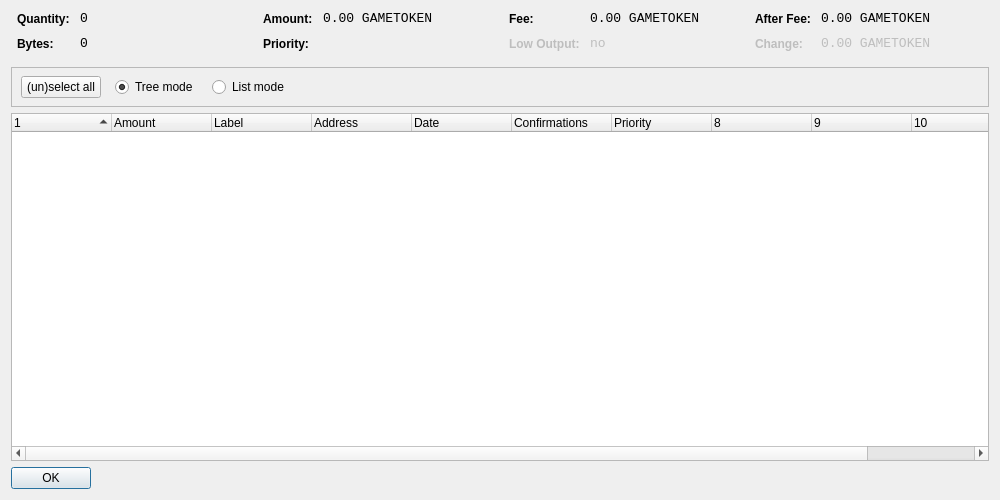
<?xml version="1.0" encoding="UTF-8"?>
<ui version="4.0">
 <class>CoinControlDialog</class>
 <widget class="QDialog" name="CoinControlDialog">
  <property name="geometry">
   <rect>
    <x>0</x>
    <y>0</y>
    <width>1000</width>
    <height>500</height>
   </rect>
  </property>
  <property name="windowTitle">
   <string>Coin Control</string>
  </property>
  <layout class="QVBoxLayout" name="verticalLayout">
   <item>
    <layout class="QHBoxLayout" name="horizontalLayoutTop" stretch="0,0,0,0">
     <property name="topMargin">
      <number>0</number>
     </property>
     <property name="bottomMargin">
      <number>10</number>
     </property>
     <item>
      <layout class="QFormLayout" name="formLayoutCoinControl1">
       <property name="horizontalSpacing">
        <number>10</number>
       </property>
       <property name="verticalSpacing">
        <number>10</number>
       </property>
       <property name="leftMargin">
        <number>6</number>
       </property>
       <property name="rightMargin">
        <number>6</number>
       </property>
       <item row="0" column="0">
        <widget class="QLabel" name="labelCoinControlQuantityText">
         <property name="styleSheet">
          <string notr="true">font-weight:bold;</string>
         </property>
         <property name="text">
          <string>Quantity:</string>
         </property>
        </widget>
       </item>
       <item row="0" column="1">
        <widget class="QLabel" name="labelCoinControlQuantity">
         <property name="font">
          <font>
           <family>Monospace</family>
           <pointsize>10</pointsize>
          </font>
         </property>
         <property name="cursor">
          <cursorShape>IBeamCursor</cursorShape>
         </property>
         <property name="contextMenuPolicy">
          <enum>Qt::ActionsContextMenu</enum>
         </property>
         <property name="text">
          <string notr="true">0</string>
         </property>
         <property name="textInteractionFlags">
          <set>Qt::LinksAccessibleByMouse|Qt::TextSelectableByKeyboard|Qt::TextSelectableByMouse</set>
         </property>
        </widget>
       </item>
       <item row="1" column="0">
        <widget class="QLabel" name="labelCoinControlBytesText">
         <property name="styleSheet">
          <string notr="true">font-weight:bold;</string>
         </property>
         <property name="text">
          <string>Bytes:</string>
         </property>
        </widget>
       </item>
       <item row="1" column="1">
        <widget class="QLabel" name="labelCoinControlBytes">
         <property name="font">
          <font>
           <family>Monospace</family>
           <pointsize>10</pointsize>
          </font>
         </property>
         <property name="cursor">
          <cursorShape>IBeamCursor</cursorShape>
         </property>
         <property name="contextMenuPolicy">
          <enum>Qt::ActionsContextMenu</enum>
         </property>
         <property name="text">
          <string notr="true">0</string>
         </property>
         <property name="textInteractionFlags">
          <set>Qt::LinksAccessibleByMouse|Qt::TextSelectableByKeyboard|Qt::TextSelectableByMouse</set>
         </property>
        </widget>
       </item>
      </layout>
     </item>
     <item>
      <layout class="QFormLayout" name="formLayoutCoinControl2">
       <property name="horizontalSpacing">
        <number>10</number>
       </property>
       <property name="verticalSpacing">
        <number>10</number>
       </property>
       <property name="leftMargin">
        <number>6</number>
       </property>
       <property name="rightMargin">
        <number>6</number>
       </property>
       <item row="0" column="0">
        <widget class="QLabel" name="labelCoinControlAmountText">
         <property name="styleSheet">
          <string notr="true">font-weight:bold;</string>
         </property>
         <property name="text">
          <string>Amount:</string>
         </property>
        </widget>
       </item>
       <item row="0" column="1">
        <widget class="QLabel" name="labelCoinControlAmount">
         <property name="font">
          <font>
           <family>Monospace</family>
           <pointsize>10</pointsize>
          </font>
         </property>
         <property name="cursor">
          <cursorShape>IBeamCursor</cursorShape>
         </property>
         <property name="contextMenuPolicy">
          <enum>Qt::ActionsContextMenu</enum>
         </property>
         <property name="text">
          <string notr="true">0.00 GAMETOKEN</string>
         </property>
         <property name="textInteractionFlags">
          <set>Qt::LinksAccessibleByMouse|Qt::TextSelectableByKeyboard|Qt::TextSelectableByMouse</set>
         </property>
        </widget>
       </item>
       <item row="1" column="0">
        <widget class="QLabel" name="labelCoinControlPriorityText">
         <property name="styleSheet">
          <string notr="true">font-weight:bold;</string>
         </property>
         <property name="text">
          <string>Priority:</string>
         </property>
        </widget>
       </item>
       <item row="1" column="1">
        <widget class="QLabel" name="labelCoinControlPriority">
         <property name="font">
          <font>
           <family>Monospace</family>
           <pointsize>10</pointsize>
          </font>
         </property>
         <property name="cursor">
          <cursorShape>IBeamCursor</cursorShape>
         </property>
         <property name="contextMenuPolicy">
          <enum>Qt::ActionsContextMenu</enum>
         </property>
         <property name="text">
          <string/>
         </property>
         <property name="textInteractionFlags">
          <set>Qt::LinksAccessibleByMouse|Qt::TextSelectableByKeyboard|Qt::TextSelectableByMouse</set>
         </property>
        </widget>
       </item>
      </layout>
     </item>
     <item>
      <layout class="QFormLayout" name="formLayoutCoinControl3">
       <property name="horizontalSpacing">
        <number>10</number>
       </property>
       <property name="verticalSpacing">
        <number>10</number>
       </property>
       <property name="leftMargin">
        <number>6</number>
       </property>
       <property name="rightMargin">
        <number>6</number>
       </property>
       <item row="0" column="0">
        <widget class="QLabel" name="labelCoinControlFeeText">
         <property name="styleSheet">
          <string notr="true">font-weight:bold;</string>
         </property>
         <property name="text">
          <string>Fee:</string>
         </property>
        </widget>
       </item>
       <item row="0" column="1">
        <widget class="QLabel" name="labelCoinControlFee">
         <property name="font">
          <font>
           <family>Monospace</family>
           <pointsize>10</pointsize>
          </font>
         </property>
         <property name="cursor">
          <cursorShape>IBeamCursor</cursorShape>
         </property>
         <property name="contextMenuPolicy">
          <enum>Qt::ActionsContextMenu</enum>
         </property>
         <property name="text">
          <string notr="true">0.00 GAMETOKEN</string>
         </property>
         <property name="textInteractionFlags">
          <set>Qt::LinksAccessibleByMouse|Qt::TextSelectableByKeyboard|Qt::TextSelectableByMouse</set>
         </property>
        </widget>
       </item>
       <item row="1" column="0">
        <widget class="QLabel" name="labelCoinControlLowOutputText">
         <property name="enabled">
          <bool>false</bool>
         </property>
         <property name="styleSheet">
          <string notr="true">font-weight:bold;</string>
         </property>
         <property name="text">
          <string>Low Output:</string>
         </property>
        </widget>
       </item>
       <item row="1" column="1">
        <widget class="QLabel" name="labelCoinControlLowOutput">
         <property name="enabled">
          <bool>false</bool>
         </property>
         <property name="font">
          <font>
           <family>Monospace</family>
           <pointsize>10</pointsize>
          </font>
         </property>
         <property name="cursor">
          <cursorShape>IBeamCursor</cursorShape>
         </property>
         <property name="contextMenuPolicy">
          <enum>Qt::ActionsContextMenu</enum>
         </property>
         <property name="text">
          <string notr="true">no</string>
         </property>
         <property name="textInteractionFlags">
          <set>Qt::LinksAccessibleByMouse|Qt::TextSelectableByKeyboard|Qt::TextSelectableByMouse</set>
         </property>
        </widget>
       </item>
      </layout>
     </item>
     <item>
      <layout class="QFormLayout" name="formLayoutCoinControl4">
       <property name="horizontalSpacing">
        <number>10</number>
       </property>
       <property name="verticalSpacing">
        <number>10</number>
       </property>
       <property name="leftMargin">
        <number>6</number>
       </property>
       <property name="rightMargin">
        <number>6</number>
       </property>
       <item row="0" column="0">
        <widget class="QLabel" name="labelCoinControlAfterFeeText">
         <property name="styleSheet">
          <string notr="true">font-weight:bold;</string>
         </property>
         <property name="text">
          <string>After Fee:</string>
         </property>
        </widget>
       </item>
       <item row="0" column="1">
        <widget class="QLabel" name="labelCoinControlAfterFee">
         <property name="font">
          <font>
           <family>Monospace</family>
           <pointsize>10</pointsize>
          </font>
         </property>
         <property name="cursor">
          <cursorShape>IBeamCursor</cursorShape>
         </property>
         <property name="contextMenuPolicy">
          <enum>Qt::ActionsContextMenu</enum>
         </property>
         <property name="text">
          <string notr="true">0.00 GAMETOKEN</string>
         </property>
         <property name="textInteractionFlags">
          <set>Qt::LinksAccessibleByMouse|Qt::TextSelectableByKeyboard|Qt::TextSelectableByMouse</set>
         </property>
        </widget>
       </item>
       <item row="1" column="0">
        <widget class="QLabel" name="labelCoinControlChangeText">
         <property name="enabled">
          <bool>false</bool>
         </property>
         <property name="styleSheet">
          <string notr="true">font-weight:bold;</string>
         </property>
         <property name="text">
          <string>Change:</string>
         </property>
        </widget>
       </item>
       <item row="1" column="1">
        <widget class="QLabel" name="labelCoinControlChange">
         <property name="enabled">
          <bool>false</bool>
         </property>
         <property name="font">
          <font>
           <family>Monospace</family>
           <pointsize>10</pointsize>
          </font>
         </property>
         <property name="cursor">
          <cursorShape>IBeamCursor</cursorShape>
         </property>
         <property name="contextMenuPolicy">
          <enum>Qt::ActionsContextMenu</enum>
         </property>
         <property name="text">
          <string notr="true">0.00 GAMETOKEN</string>
         </property>
         <property name="textInteractionFlags">
          <set>Qt::LinksAccessibleByMouse|Qt::TextSelectableByKeyboard|Qt::TextSelectableByMouse</set>
         </property>
        </widget>
       </item>
      </layout>
     </item>
    </layout>
   </item>
   <item>
    <widget class="QFrame" name="frame">
     <property name="minimumSize">
      <size>
       <width>0</width>
       <height>40</height>
      </size>
     </property>
     <property name="frameShape">
      <enum>QFrame::StyledPanel</enum>
     </property>
     <property name="frameShadow">
      <enum>QFrame::Sunken</enum>
     </property>
     <widget class="QWidget" name="horizontalLayoutWidget">
      <property name="geometry">
       <rect>
        <x>10</x>
        <y>0</y>
        <width>781</width>
        <height>41</height>
       </rect>
      </property>
      <layout class="QHBoxLayout" name="horizontalLayoutPanel" stretch="0,0,0,0,0">
       <property name="spacing">
        <number>14</number>
       </property>
       <item>
        <widget class="QPushButton" name="pushButtonSelectAll">
         <property name="sizePolicy">
          <sizepolicy hsizetype="Maximum" vsizetype="Fixed">
           <horstretch>0</horstretch>
           <verstretch>0</verstretch>
          </sizepolicy>
         </property>
         <property name="text">
          <string>(un)select all</string>
         </property>
        </widget>
       </item>
       <item>
        <widget class="QRadioButton" name="radioTreeMode">
         <property name="sizePolicy">
          <sizepolicy hsizetype="Maximum" vsizetype="Fixed">
           <horstretch>0</horstretch>
           <verstretch>0</verstretch>
          </sizepolicy>
         </property>
         <property name="text">
          <string>Tree mode</string>
         </property>
         <property name="checked">
          <bool>true</bool>
         </property>
        </widget>
       </item>
       <item>
        <widget class="QRadioButton" name="radioListMode">
         <property name="sizePolicy">
          <sizepolicy hsizetype="Maximum" vsizetype="Fixed">
           <horstretch>0</horstretch>
           <verstretch>0</verstretch>
          </sizepolicy>
         </property>
         <property name="text">
          <string>List mode</string>
         </property>
        </widget>
       </item>
       <item>
        <spacer name="horizontalSpacer">
         <property name="orientation">
          <enum>Qt::Horizontal</enum>
         </property>
         <property name="sizeHint" stdset="0">
          <size>
           <width>40</width>
           <height>20</height>
          </size>
         </property>
        </spacer>
       </item>
      </layout>
     </widget>
    </widget>
   </item>
   <item>
    <widget class="CoinControlTreeWidget" name="treeWidget">
     <property name="contextMenuPolicy">
      <enum>Qt::CustomContextMenu</enum>
     </property>
     <property name="sortingEnabled">
      <bool>false</bool>
     </property>
     <property name="columnCount">
      <number>11</number>
     </property>
     <attribute name="headerShowSortIndicator" stdset="0">
      <bool>true</bool>
     </attribute>
     <attribute name="headerStretchLastSection">
      <bool>false</bool>
     </attribute>
     <column>
      <property name="text">
       <string/>
      </property>
     </column>
     <column>
      <property name="text">
       <string>Amount</string>
      </property>
     </column>
     <column>
      <property name="text">
       <string>Label</string>
      </property>
     </column>
     <column>
      <property name="text">
       <string>Address</string>
      </property>
     </column>
     <column>
      <property name="text">
       <string>Date</string>
      </property>
     </column>
     <column>
      <property name="text">
       <string>Confirmations</string>
      </property>
      <property name="toolTip">
       <string>Confirmed</string>
      </property>
     </column>
     <column>
      <property name="text">
       <string>Priority</string>
      </property>
     </column>
     <column>
      <property name="text">
       <string/>
      </property>
     </column>
     <column>
      <property name="text">
       <string/>
      </property>
     </column>
     <column>
      <property name="text">
       <string/>
      </property>
     </column>
     <column>
      <property name="text">
       <string/>
      </property>
     </column>
    </widget>
   </item>
   <item>
    <widget class="QDialogButtonBox" name="buttonBox">
     <property name="sizePolicy">
      <sizepolicy hsizetype="Maximum" vsizetype="Fixed">
       <horstretch>0</horstretch>
       <verstretch>0</verstretch>
      </sizepolicy>
     </property>
     <property name="orientation">
      <enum>Qt::Horizontal</enum>
     </property>
     <property name="standardButtons">
      <set>QDialogButtonBox::Ok</set>
     </property>
    </widget>
   </item>
  </layout>
 </widget>
 <customwidgets>
  <customwidget>
   <class>CoinControlTreeWidget</class>
   <extends>QTreeWidget</extends>
   <header>coincontroltreewidget.h</header>
  </customwidget>
 </customwidgets>
 <resources/>
 <connections/>
</ui>
